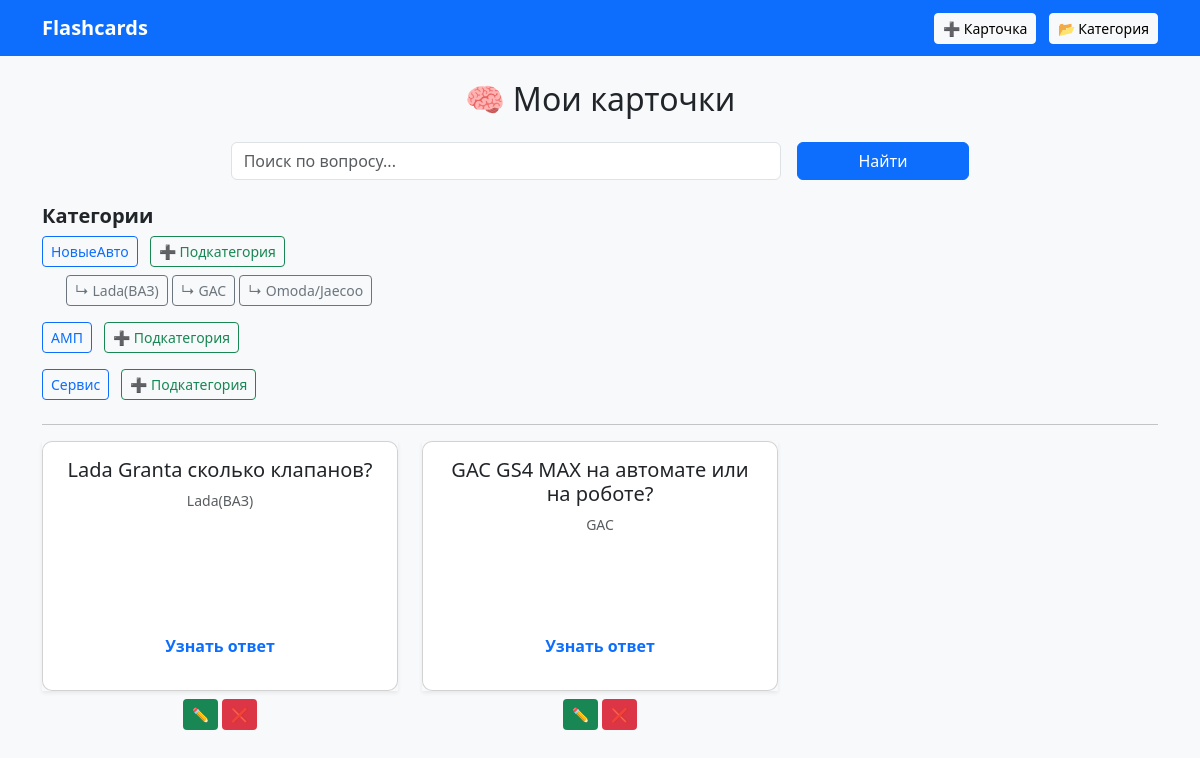
The page / on the database its author committed.
### cards/models.py (models this page shows, shortened)
class Category(models.Model):
    name = models.CharField(max_length=100)
    parent = models.ForeignKey(
        'self', on_delete=models.CASCADE, null=True, blank=True, related_name='subcategories'
    )

class Card(models.Model):
    question = models.CharField(max_length=255)
    answer = models.TextField()
    category = models.ForeignKey(Category, on_delete=models.CASCADE, related_name='cards')

### cards/views.py (the view)
# urls.py: path('', views.home, name='home'),
def home(request):
    query = request.GET.get('q', '')
    category_name = request.GET.get('category', '')
    subcategory_name = request.GET.get('subcategory', '')
    categories = Category.objects.filter(parent__isnull=True)
    cards = Card.objects.all()
    if query:
        cards = cards.filter(question__icontains=query)
    if category_name:
        cards = cards.filter(category__name=category_name) | cards.filter(category__parent__name=category_name)
    if subcategory_name:
        cards = cards.filter(category__name=subcategory_name)
    return render(request, 'cards/home.html', {
        'cards': cards,
        'categories': categories,
        'selected_category': category_name,
        'selected_subcategory': subcategory_name,
    })

### cards/templates/cards/home.html
{% extends 'cards/base.html' %}
{% block content %}
<h2 class="mb-4 text-center">🧠 Мои карточки</h2>
<form method="get" class="row g-3 mb-4 align-items-center justify-content-center">
  <div class="col-md-6">
    <input type="text" name="q" class="form-control" placeholder="Поиск по вопросу..." value="{{ request.GET.q }}">
  </div>
  <div class="col-md-2">
    <button type="submit" class="btn btn-primary w-100">Найти</button>
  </div>
</form>
<div class="mb-4">
  <h5 class="fw-bold">Категории</h5>
  {% for category in categories %}
    <div class="mb-3">
      <a href="?category={{ category.name }}"
         class="btn btn-outline-primary btn-sm {% if selected_category == category.name %}active{% endif %}">
        {{ category.name }}
      </a>
      <a href="{% url 'add_subcategory' category.id %}"
         class="btn btn-outline-success btn-sm ms-2">
        ➕ Подкатегория
      </a>
      {% if category.subcategories.all %}
        <div class="ms-4 mt-2">
          {% for sub in category.subcategories.all %}
            <a href="?subcategory={{ sub.name }}"
               class="btn btn-outline-secondary btn-sm {% if selected_subcategory == sub.name %}active{% endif %}">
              ↳ {{ sub.name }}
            </a>
          {% endfor %}
        </div>
      {% endif %}
    </div>
  {% empty %}
    <p class="text-muted">Категорий пока нет 😕</p>
  {% endfor %}
</div>
<hr>
{% if cards %}
  <div class="row row-cols-1 row-cols-md-2 row-cols-lg-3 g-4">
    {% for card in cards %}
    <div class="col">
      <div class="flip-card" onclick="this.classList.toggle('flipped')">
        <div class="flip-card-inner shadow-sm border-0">
      <div class="flip-card-front card bg-white p-3 d-flex flex-column justify-content-between">
        <div>
          <h5 class="card-title">{{ card.question }}</h5>
          <p class="text-muted small">{{ card.category.name }}</p>
        </div>
        <div class="text-center mt-3">
          <p class="text-primary fw-semibold">Узнать ответ</p>
        </div>
      </div>
      <div class="flip-card-back card bg-primary text-white p-3 d-flex flex-column justify-content-between">
        <div>
          <h5 class="card-title">{{ card.answer }}</h5>
        </div>
        <div class="text-center mt-3">
          <p class="text-light">Вернуться</p>
        </div>
      </div>
    </div>
  </div>
  <div class="text-center mt-2">
    <a href="{% url 'edit_card' card.id %}" class="btn btn-sm bg-success text-white">✏️</a>
    <a href="{% url 'delete_card' card.id %}" class="btn btn-sm bg-danger text-white">❌</a>
  </div>
</div>
{% endfor %}
  </div>
{% else %}
  <div class="text-center text-muted py-5">
    <p>Нет карточек 😕</p>
    <a href="{% url 'add_card' %}" class="btn btn-primary">Создать первую карточку</a>
  </div>
{% endif %}
{% endblock %}

### cards/templates/cards/base.html (shortened to what this page needs)
<!DOCTYPE html>
<html lang="ru">
<head>
  <link href="https://cdn.jsdelivr.net/npm/bootstrap@5.3.3/dist/css/bootstrap.min.css" rel="stylesheet">
</head>
<body>
<nav class="navbar navbar-expand-lg navbar-dark bg-primary">
  <div class="container">
    <a class="navbar-brand" href="{% url 'home' %}">Flashcards</a>
    <div>
      <a href="{% url 'add_card' %}" class="btn btn-light btn-sm me-2">➕ Карточка</a>
      <a href="{% url 'add_category' %}" class="btn btn-light btn-sm">📂 Категория</a>
    </div>
  </div>
</nav>
<div class="container py-4">
  {% block content %}{% endblock %}
</div>
</body>
</html>

### cards/templates/cards/base.html (style rules this page uses)
body { background: #f8f9fa; }
.navbar-brand { font-weight: bold; }
.flip-card { perspective: 1000px; cursor: pointer; }
.flip-card-inner { position: relative; width: 100%; height: 250px; text-align: center; transition: transform 0.6s; transform-style: preserve-3d; }
.flip-card-front, .flip-card-back { position: absolute; width: 100%; height: 100%; backface-visibility: hidden; border-radius: 10px; }
.flip-card-back { transform: rotateY(180deg); }

### rows shown on the page
Category: name "НовыеАвто"
Category: name "Lada(ВАЗ)"
Category: name "GAC"
Category: name "Omoda/Jaecoo"
Category: name "АМП"
Category: name "Сервис"
Card: question "Lada Granta сколько клапанов?", category.name "Lada(ВАЗ)"
Card: question "GAC GS4 MAX на автомате или на роботе?", category.name "GAC"
